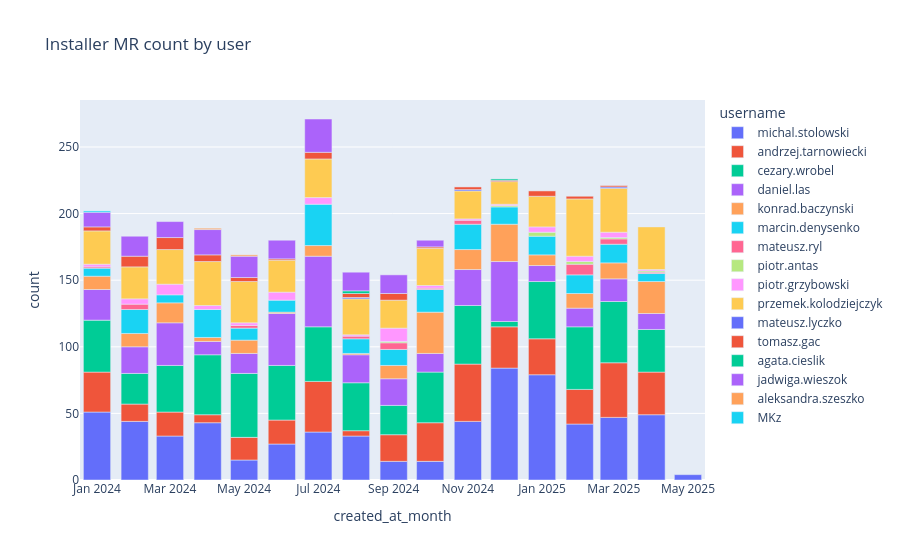

The code cell stored with this chart in its notebook:
### Code cell
px.bar(
    mrs_count_by_author.where(projects.project_type=='installer').toPandas(),
    x='created_at_month',
    y='count',
    color='username',
    title='Installer MR count by user',
    height=500)

### Figure 1 — Plotly figure (JSON) as saved in the notebook; plotly's stock layout.template omitted (floating-point values rounded to 4 significant figures)
{"data": [{"alignmentgroup": "True", "hovertemplate": "username=michal.stolowski<br>created_at_month=%{x}<br>count=%{y}<extra></extra>", "legendgroup": "michal.stolowski", "marker": {"color": "#636efa", "pattern": {"shape": ""}}, "name": "michal.stolowski", "offsetgroup": "michal.stolowski", "orientation": "v", "showlegend": true, "textposition": "auto", "type": "bar", "x": ["2025-05-01T00:00:00", "2025-04-01T00:00:00", "2025-03-01T00:00:00", "2025-02-01T00:00:00", "2025-01-01T00:00:00", "2024-12-01T00:00:00", "2024-11-01T00:00:00", "2024-10-01T00:00:00", "2024-09-01T00:00:00", "2024-08-01T00:00:00", "2024-07-01T00:00:00", "2024-06-01T00:00:00", "2024-05-01T00:00:00", "2024-04-01T00:00:00", "2024-03-01T00:00:00", "2024-02-01T00:00:00", "2024-01-01T00:00:00"], "xaxis": "x", "y": [4, 49, 47, 42, 79, 84, 44, 14, 14, 33, 36, 27, 15, 43, 33, 44, 51], "yaxis": "y"}, {"alignmentgroup": "True", "hovertemplate": "username=andrzej.tarnowiecki<br>created_at_month=%{x}<br>count=%{y}<extra></extra>", "legendgroup": "andrzej.tarnowiecki", "marker": {"color": "#EF553B", "pattern": {"shape": ""}}, "name": "andrzej.tarnowiecki", "offsetgroup": "andrzej.tarnowiecki", "orientation": "v", "showlegend": true, "textposition": "auto", "type": "bar", "x": ["2025-04-01T00:00:00", "2025-03-01T00:00:00", "2025-02-01T00:00:00", "2025-01-01T00:00:00", "2024-12-01T00:00:00", "2024-11-01T00:00:00", "2024-10-01T00:00:00", "2024-09-01T00:00:00", "2024-08-01T00:00:00", "2024-07-01T00:00:00", "2024-06-01T00:00:00", "2024-05-01T00:00:00", "2024-04-01T00:00:00", "2024-03-01T00:00:00", "2024-02-01T00:00:00", "2024-01-01T00:00:00"], "xaxis": "x", "y": [32, 41, 26, 27, 31, 43, 29, 20, 4, 38, 18, 17, 6, 18, 13, 30], "yaxis": "y"}, {"alignmentgroup": "True", "hovertemplate": "username=cezary.wrobel<br>created_at_month=%{x}<br>count=%{y}<extra></extra>", "legendgroup": "cezary.wrobel", "marker": {"color": "#00cc96", "pattern": {"shape": ""}}, "name": "cezary.wrobel", "offsetgroup": "cezary.wrobel", "orientation": "v", "showlegend": true, "textposition": "auto", "type": "bar", "x": ["2025-04-01T00:00:00", "2025-03-01T00:00:00", "2025-02-01T00:00:00", "2025-01-01T00:00:00", "2024-12-01T00:00:00", "2024-11-01T00:00:00", "2024-10-01T00:00:00", "2024-09-01T00:00:00", "2024-08-01T00:00:00", "2024-07-01T00:00:00", "2024-06-01T00:00:00", "2024-05-01T00:00:00", "2024-04-01T00:00:00", "2024-03-01T00:00:00", "2024-02-01T00:00:00", "2024-01-01T00:00:00"], "xaxis": "x", "y": [32, 46, 47, 43, 4, 44, 38, 22, 36, 41, 41, 48, 45, 35, 23, 39], "yaxis": "y"}, {"alignmentgroup": "True", "hovertemplate": "username=daniel.las<br>created_at_month=%{x}<br>count=%{y}<extra></extra>", "legendgroup": "daniel.las", "marker": {"color": "#ab63fa", "pattern": {"shape": ""}}, "name": "daniel.las", "offsetgroup": "daniel.las", "orientation": "v", "showlegend": true, "textposition": "auto", "type": "bar", "x": ["2025-04-01T00:00:00", "2025-03-01T00:00:00", "2025-02-01T00:00:00", "2025-01-01T00:00:00", "2024-12-01T00:00:00", "2024-11-01T00:00:00", "2024-10-01T00:00:00", "2024-09-01T00:00:00", "2024-08-01T00:00:00", "2024-07-01T00:00:00", "2024-06-01T00:00:00", "2024-05-01T00:00:00", "2024-04-01T00:00:00", "2024-03-01T00:00:00", "2024-02-01T00:00:00", "2024-01-01T00:00:00"], "xaxis": "x", "y": [12, 17, 14, 12, 45, 27, 14, 20, 21, 53, 39, 15, 10, 32, 20, 23], "yaxis": "y"}, {"alignmentgroup": "True", "hovertemplate": "username=konrad.baczynski<br>created_at_month=%{x}<br>count=%{y}<extra></extra>", "legendgroup": "konrad.baczynski", "marker": {"color": "#FFA15A", "pattern": {"shape": ""}}, "name": "konrad.baczynski", "offsetgroup": "konrad.baczynski", "orientation": "v", "showlegend": true, "textposition": "auto", "type": "bar", "x": ["2025-04-01T00:00:00", "2025-03-01T00:00:00", "2025-02-01T00:00:00", "2025-01-01T00:00:00", "2024-12-01T00:00:00", "2024-11-01T00:00:00", "2024-10-01T00:00:00", "2024-09-01T00:00:00", "2024-08-01T00:00:00", "2024-07-01T00:00:00", "2024-06-01T00:00:00", "2024-05-01T00:00:00", "2024-04-01T00:00:00", "2024-03-01T00:00:00", "2024-02-01T00:00:00", "2024-01-01T00:00:00"], "xaxis": "x", "y": [24, 12, 11, 8, 28, 15, 31, 10, 1, 8, 1, 10, 3, 15, 10, 10], "yaxis": "y"}, {"alignmentgroup": "True", "hovertemplate": "username=marcin.denysenko<br>created_at_month=%{x}<br>count=%{y}<extra></extra>", "legendgroup": "marcin.denysenko", "marker": {"color": "#19d3f3", "pattern": {"shape": ""}}, "name": "marcin.denysenko", "offsetgroup": "marcin.denysenko", "orientation": "v", "showlegend": true, "textposition": "auto", "type": "bar", "x": ["2025-04-01T00:00:00", "2025-03-01T00:00:00", "2025-02-01T00:00:00", "2025-01-01T00:00:00", "2024-12-01T00:00:00", "2024-11-01T00:00:00", "2024-10-01T00:00:00", "2024-09-01T00:00:00", "2024-08-01T00:00:00", "2024-07-01T00:00:00", "2024-06-01T00:00:00", "2024-05-01T00:00:00", "2024-04-01T00:00:00", "2024-03-01T00:00:00", "2024-02-01T00:00:00", "2024-01-01T00:00:00"], "xaxis": "x", "y": [6, 14, 14, 14, 13, 19, 17, 12, 11, 31, 9, 9, 21, 6, 18, 6], "yaxis": "y"}, {"alignmentgroup": "True", "hovertemplate": "username=mateusz.ryl<br>created_at_month=%{x}<br>count=%{y}<extra></extra>", "legendgroup": "mateusz.ryl", "marker": {"color": "#FF6692", "pattern": {"shape": ""}}, "name": "mateusz.ryl", "offsetgroup": "mateusz.ryl", "orientation": "v", "showlegend": true, "textposition": "auto", "type": "bar", "x": ["2025-04-01T00:00:00", "2025-03-01T00:00:00", "2025-02-01T00:00:00", "2024-11-01T00:00:00", "2024-10-01T00:00:00", "2024-09-01T00:00:00", "2024-08-01T00:00:00", "2024-05-01T00:00:00", "2024-02-01T00:00:00", "2024-01-01T00:00:00"], "xaxis": "x", "y": [1, 4, 8, 3, 1, 5, 2, 2, 4, 1], "yaxis": "y"}, {"alignmentgroup": "True", "hovertemplate": "username=piotr.antas<br>created_at_month=%{x}<br>count=%{y}<extra></extra>", "legendgroup": "piotr.antas", "marker": {"color": "#B6E880", "pattern": {"shape": ""}}, "name": "piotr.antas", "offsetgroup": "piotr.antas", "orientation": "v", "showlegend": true, "textposition": "auto", "type": "bar", "x": ["2025-04-01T00:00:00", "2025-03-01T00:00:00", "2025-02-01T00:00:00", "2025-01-01T00:00:00", "2024-12-01T00:00:00", "2024-09-01T00:00:00"], "xaxis": "x", "y": [1, 1, 2, 3, 1, 1], "yaxis": "y"}, {"alignmentgroup": "True", "hovertemplate": "username=piotr.grzybowski<br>created_at_month=%{x}<br>count=%{y}<extra></extra>", "legendgroup": "piotr.grzybowski", "marker": {"color": "#FF97FF", "pattern": {"shape": ""}}, "name": "piotr.grzybowski", "offsetgroup": "piotr.grzybowski", "orientation": "v", "showlegend": true, "textposition": "auto", "type": "bar", "x": ["2025-04-01T00:00:00", "2025-03-01T00:00:00", "2025-02-01T00:00:00", "2025-01-01T00:00:00", "2024-12-01T00:00:00", "2024-11-01T00:00:00", "2024-10-01T00:00:00", "2024-09-01T00:00:00", "2024-08-01T00:00:00", "2024-07-01T00:00:00", "2024-06-01T00:00:00", "2024-05-01T00:00:00", "2024-04-01T00:00:00", "2024-03-01T00:00:00", "2024-02-01T00:00:00", "2024-01-01T00:00:00"], "xaxis": "x", "y": [1, 4, 4, 4, 1, 1, 2, 10, 1, 5, 6, 2, 3, 8, 4, 2], "yaxis": "y"}, {"alignmentgroup": "True", "hovertemplate": "username=przemek.kolodziejczyk<br>created_at_month=%{x}<br>count=%{y}<extra></extra>", "legendgroup": "przemek.kolodziejczyk", "marker": {"color": "#FECB52", "pattern": {"shape": ""}}, "name": "przemek.kolodziejczyk", "offsetgroup": "przemek.kolodziejczyk", "orientation": "v", "showlegend": true, "textposition": "auto", "type": "bar", "x": ["2025-04-01T00:00:00", "2025-03-01T00:00:00", "2025-02-01T00:00:00", "2025-01-01T00:00:00", "2024-12-01T00:00:00", "2024-11-01T00:00:00", "2024-10-01T00:00:00", "2024-09-01T00:00:00", "2024-08-01T00:00:00", "2024-07-01T00:00:00", "2024-06-01T00:00:00", "2024-05-01T00:00:00", "2024-04-01T00:00:00", "2024-03-01T00:00:00", "2024-02-01T00:00:00", "2024-01-01T00:00:00"], "xaxis": "x", "y": [32, 33, 43, 23, 17, 21, 28, 21, 27, 29, 24, 31, 33, 26, 24, 25], "yaxis": "y"}, {"alignmentgroup": "True", "hovertemplate": "username=mateusz.lyczko<br>created_at_month=%{x}<br>count=%{y}<extra></extra>", "legendgroup": "mateusz.lyczko", "marker": {"color": "#636efa", "pattern": {"shape": ""}}, "name": "mateusz.lyczko", "offsetgroup": "mateusz.lyczko", "orientation": "v", "showlegend": true, "textposition": "auto", "type": "bar", "x": ["2025-03-01T00:00:00", "2024-11-01T00:00:00", "2024-08-01T00:00:00"], "xaxis": "x", "y": [1, 1, 1], "yaxis": "y"}, {"alignmentgroup": "True", "hovertemplate": "username=tomasz.gac<br>created_at_month=%{x}<br>count=%{y}<extra></extra>", "legendgroup": "tomasz.gac", "marker": {"color": "#EF553B", "pattern": {"shape": ""}}, "name": "tomasz.gac", "offsetgroup": "tomasz.gac", "orientation": "v", "showlegend": true, "textposition": "auto", "type": "bar", "x": ["2025-03-01T00:00:00", "2025-02-01T00:00:00", "2025-01-01T00:00:00", "2024-12-01T00:00:00", "2024-11-01T00:00:00", "2024-10-01T00:00:00", "2024-09-01T00:00:00", "2024-08-01T00:00:00", "2024-07-01T00:00:00", "2024-06-01T00:00:00", "2024-05-01T00:00:00", "2024-04-01T00:00:00", "2024-03-01T00:00:00", "2024-02-01T00:00:00", "2024-01-01T00:00:00"], "xaxis": "x", "y": [1, 2, 4, 1, 2, 1, 5, 3, 5, 1, 3, 5, 9, 8, 3], "yaxis": "y"}, {"alignmentgroup": "True", "hovertemplate": "username=agata.cieslik<br>created_at_month=%{x}<br>count=%{y}<extra></extra>", "legendgroup": "agata.cieslik", "marker": {"color": "#00cc96", "pattern": {"shape": ""}}, "name": "agata.cieslik", "offsetgroup": "agata.cieslik", "orientation": "v", "showlegend": true, "textposition": "auto", "type": "bar", "x": ["2024-12-01T00:00:00", "2024-08-01T00:00:00"], "xaxis": "x", "y": [1, 2], "yaxis": "y"}, {"alignmentgroup": "True", "hovertemplate": "username=jadwiga.wieszok<br>created_at_month=%{x}<br>count=%{y}<extra></extra>", "legendgroup": "jadwiga.wieszok", "marker": {"color": "#ab63fa", "pattern": {"shape": ""}}, "name": "jadwiga.wieszok", "offsetgroup": "jadwiga.wieszok", "orientation": "v", "showlegend": true, "textposition": "auto", "type": "bar", "x": ["2024-10-01T00:00:00", "2024-09-01T00:00:00", "2024-08-01T00:00:00", "2024-07-01T00:00:00", "2024-06-01T00:00:00", "2024-05-01T00:00:00", "2024-04-01T00:00:00", "2024-03-01T00:00:00", "2024-02-01T00:00:00", "2024-01-01T00:00:00"], "xaxis": "x", "y": [5, 14, 14, 25, 14, 16, 19, 12, 15, 11], "yaxis": "y"}, {"alignmentgroup": "True", "hovertemplate": "username=aleksandra.szeszko<br>created_at_month=%{x}<br>count=%{y}<extra></extra>", "legendgroup": "aleksandra.szeszko", "marker": {"color": "#FFA15A", "pattern": {"shape": ""}}, "name": "aleksandra.szeszko", "offsetgroup": "aleksandra.szeszko", "orientation": "v", "showlegend": true, "textposition": "auto", "type": "bar", "x": ["2024-05-01T00:00:00", "2024-04-01T00:00:00"], "xaxis": "x", "y": [1, 1], "yaxis": "y"}, {"alignmentgroup": "True", "hovertemplate": "username=MKz<br>created_at_month=%{x}<br>count=%{y}<extra></extra>", "legendgroup": "MKz", "marker": {"color": "#19d3f3", "pattern": {"shape": ""}}, "name": "MKz", "offsetgroup": "MKz", "orientation": "v", "showlegend": true, "textposition": "auto", "type": "bar", "x": ["2024-01-01T00:00:00"], "xaxis": "x", "y": [1], "yaxis": "y"}], "layout": {"autosize": true, "barmode": "relative", "legend": {"title": {"text": "username"}, "tracegroupgap": 0}, "title": {"text": "Installer MR count by user"}, "xaxis": {"anchor": "y", "autorange": true, "domain": [0, 1], "range": ["2023-12-18", "2025-05-15"], "title": {"text": "created_at_month"}, "type": "date"}, "yaxis": {"anchor": "x", "autorange": true, "domain": [0, 1], "range": [0, 285.3], "title": {"text": "count"}, "type": "linear"}}}
